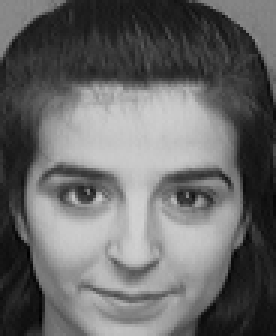
#> input picture Final Project/DATASET/ORL/s10/8.pgm, 92 x 112 px, found by its file name (shown 3 times larger); its folder holds only this picture in this run
$ python ORL_HOG_Original_Features.py   (older library calls are emulated)
#> lines starting #> are read from the running program, lines starting #| are printed output that depends on the picture
# -*- coding: utf-8 -*-
"""

@author: home
"""

import FusionWithKey as FK

import os
import cv2
import numpy as np
from matplotlib import pyplot as plt
from sklearn.metrics import classification_report, confusion_matrix, accuracy_score
#from sklearn.naive_bayes import MultinomialNB
from sklearn.metrics import roc_curve, auc
from sklearn import svm
from sklearn.multiclass import OneVsRestClassifier
import time
from scipy import interp

import csv

def hog(img):
    bin_n = 32 # Number of bins

    gx = cv2.Sobel(img, cv2.CV_32F, 1, 0)
    gy = cv2.Sobel(img, cv2.CV_32F, 0, 1)
    mag, ang = cv2.cartToPolar(gx, gy)
    bins = np.int32(bin_n*ang/(2*np.pi))    # quantizing binvalues in (0...16)
    bin_cells = bins[:10,:10], bins[10:,:10], bins[:10,10:], bins[10:,10:]
    mag_cells = mag[:10,:10], mag[10:,:10], mag[:10,10:], mag[10:,10:]
    hists = [np.bincount(b.ravel(), m.ravel(), bin_n) for b, m in zip(bin_cells, mag_cells)]
    hist = np.hstack(hists)     # hist is a 64 bit vector
    return hist


# To have all images in dataset of same size
k=112
N=92

#......Locating Database.......
main_folder_path="E:\AIP_Project\DATASET\ORL" #Th_Vis_fusion\crop_thermal"#"D:\FaceDataset\Database\IRIS_crop\\visible"   #"D:\XOR based\database" #"D:\Database\palmprint"#
main_folder_content=(os.listdir(main_folder_path))
NumberOfSub=len(main_folder_content)
S_Path=[]
for subfolderNo in range(0,NumberOfSub):
    S_Path.append(main_folder_path+'\\'+main_folder_content[subfolderNo])
sub_folder_content=[]
for subfolderNo in range(0,NumberOfSub):
    sub_folder_content.append(os.listdir(S_Path[subfolderNo]))
#> pass 2 of the loop `for subfolderNo in range(0,NumberOfSub):`:
#> pass 3 of the loop `for subfolderNo in range(0,NumberOfSub):`:
#> the loop made 4 passes; the first 3 are shown

R=len(sub_folder_content) #No. of rows sub_folder_content[][]...40
C=len(sub_folder_content[0]) #No. of cols sub_folder_content[][]...10


#


#DataMatrix
ID=[]
for x in range (0,R):  #R: number of subjects
    print('Subject: ',x+1) #C : number of samples per subject
    for y in range(0,C):
        ID.append(x)

        ImgPath=S_Path[x]+'\\'+sub_folder_content[x][y]
        Img=cv2.imread(ImgPath,0)
#> Img is the input picture: shape (112, 92); min 1, max 209, mean 104

        #plt.subplot(121),plt.imshow(Img, cmap = 'gray')
        #plt.title('Input Image'), plt.xticks([]), plt.yticks([])

        Img = np.float32(Img) / 255.0
        #Img=np.asarray(Img,dtype=np.float64)

        #print(Img.shape)
        #print(Img.shape)
        Img = cv2.resize(Img, (k,N), interpolation=cv2.INTER_CUBIC)
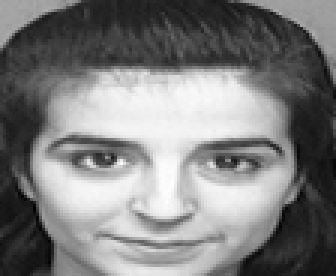
#> Img: shape (92, 112) float32 (shown 3 times larger); min -0.0034, max 0.824, mean 0.408; drawn with min black and max white

        # [4 lines of commented-out code are left out]

        '''
        # Calculate gradient
        gx = cv2.Sobel(Img, cv2.CV_32F, 1, 0, ksize=1)
        gy = cv2.Sobel(Img, cv2.CV_32F, 0, 1, ksize=1)

        # Python Calculate gradient magnitude and direction ( in degrees )
        mag, angle = cv2.cartToPolar(gx, gy, angleInDegrees=True)


        plt.subplot(131),plt.imshow(gx, cmap = 'gray')
        plt.title('gx'), plt.xticks([]), plt.yticks([])
        plt.subplot(132),plt.imshow(gy,cmap = 'gray')
        plt.title('gy'), plt.xticks([]), plt.yticks([])
        plt.subplot(133),plt.imshow(mag,cmap = 'gray')
        plt.title('mag'), plt.xticks([]), plt.yticks([])
        plt.show()


        Img=(Img.reshape(k*N,1))
        transformedFeatureVector=Img
        '''

        HogFeature=hog(Img)
#> in hog, `gx = cv2.Sobel(img, cv2.CV_32F, 1, 0)`:
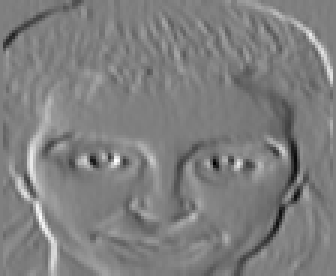
#> gx: shape (92, 112) float32 (shown 3 times larger); min -1.79, max 1.79, mean 0.00107; drawn with min black and max white
#> in hog, `gy = cv2.Sobel(img, cv2.CV_32F, 0, 1)`:
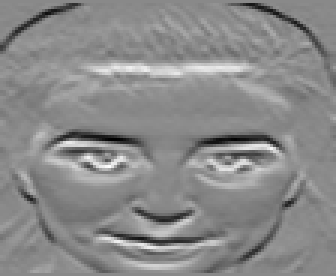
#> gy: shape (92, 112) float32 (shown 3 times larger); min -1.92, max 1.63, mean 0.00284; drawn with min black and max white
#> in hog, `mag, ang = cv2.cartToPolar(gx, gy)`:
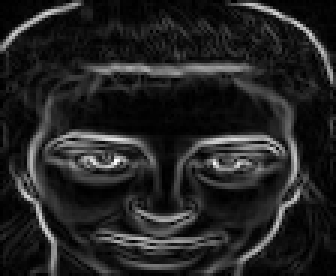
#> mag: shape (92, 112) float32 (shown 3 times larger); min 0, max 2.14, mean 0.299; drawn with min black and max white
#> in hog, `mag, ang = cv2.cartToPolar(gx, gy)`:
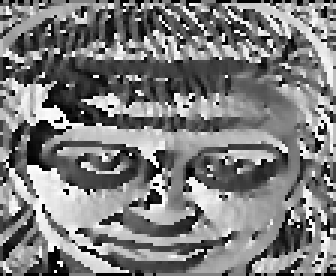
#> ang: shape (92, 112) float32 (shown 3 times larger); min 0, max 6.28, mean 3.09; drawn with min black and max white
#> in hog, `hists = [np.bincount(b.ravel(), m.ravel(), bin_n) for b, m in zip(bin_..`: hists = 4 items
#> in hog, `hist = np.hstack(hists)`: hist = 128 values, max 214 at index 104, min 0 at index 1, mean 24.08
#> HogFeature has the same summary as hist in hog
        lenHOG=len(HogFeature)
#> lenHOG = 128

        HogFeature=HogFeature.reshape(lenHOG,1)
#
#        #print(HogFeature.shape)
#        Key=KeyMat[1]
#
#        Key=Key[0:lenHOG].reshape(lenHOG,1)
#        #print(Key.shape)
#        p=3
        #transformedFeatureVector=FK.F_Key(Key,HogFeature)#,lenHOG,p)

        #print((transformedFeatureVector.shape))
        transformedFeatureVector=HogFeature
#> transformedFeatureVector has the same summary as hist in hog
        if x==0 and y==0:
            dataMatrixRG=np.column_stack((transformedFeatureVector)).T
#> dataMatrixRG has the same summary as hist in hog
        else:
            dataMatrixRG=np.column_stack((dataMatrixRG,transformedFeatureVector))
#> pass 2 of the loop `for x in range (0,R):`:
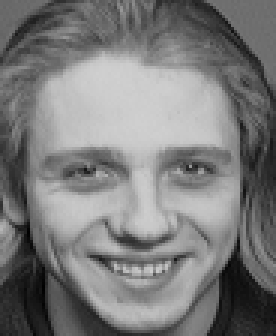
#> input picture Final Project/DATASET/ORL/s12/10.pgm, 92 x 112 px, found by its file name (shown 3 times larger)
#> Img is the input picture: shape (112, 92); min 0, max 208, mean 122.9
#> in hog (call 2), `mag, ang = cv2.cartToPolar(gx, gy)`:
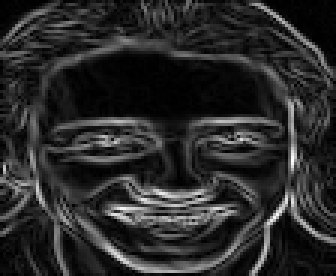
#> mag: shape (92, 112) float32 (shown 3 times larger); min 0, max 2, mean 0.336; drawn with min black and max white
#> in hog (call 2), `mag, ang = cv2.cartToPolar(gx, gy)`:
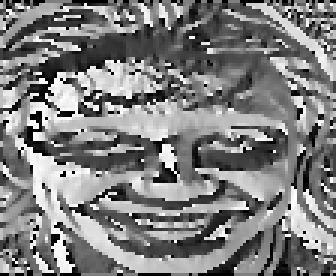
#> ang: shape (92, 112) float32 (shown 3 times larger); min 0, max 6.28, mean 3.13; drawn with min black and max white
#> hist = 128 values, max 191.4 at index 119, min 0 at index 5, mean 27.01
#> HogFeature has the same summary as hist in hog
#> transformedFeatureVector has the same summary as hist in hog
#> `dataMatrixRG=np.column_stack((dataMatrixRG,transformedFeatureVector))`: dataMatrixRG = 128 pairs, first value 0 to 214, second value 0 to 191.4
#> pass 3 of the loop `for x in range (0,R):`:
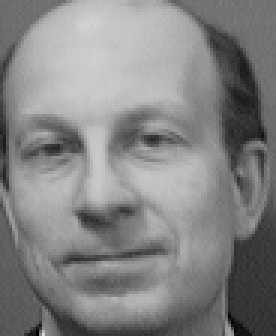
#> input picture Final Project/DATASET/ORL/s13/3.pgm, 92 x 112 px, found by its file name (shown 3 times larger)
#> Img is the input picture: shape (112, 92); min 0, max 212, mean 131.8
#> in hog (call 3), `mag, ang = cv2.cartToPolar(gx, gy)`:
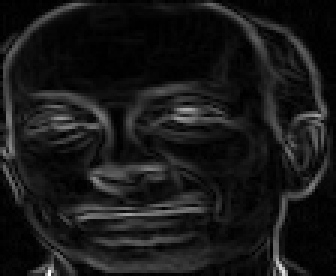
#> mag: shape (92, 112) float32 (shown 3 times larger); min 0, max 2.58, mean 0.249; drawn with min black and max white
#> in hog (call 3), `mag, ang = cv2.cartToPolar(gx, gy)`:
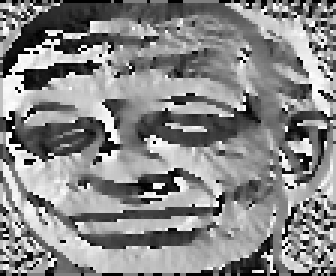
#> ang: shape (92, 112) float32 (shown 3 times larger); min 0, max 6.28, mean 3.36; drawn with min black and max white
#> hist = 128 values, max 203.4 at index 119, min 0.0173 at index 23, mean 20.06
#> HogFeature has the same summary as hist in hog
#> transformedFeatureVector has the same summary as hist in hog
#> `dataMatrixRG=np.column_stack((dataMatrixRG,transformedFeatureVector))`: dataMatrixRG = 128 rows, first 8: [0.115, 0.263, 0.237], [0, 0.0617, 0.131], [0.0134, 0.0588, 0.135], [0.0566, 0.105, 0.908], [0, 1.03, 0.275], [0.182, 0, 0.0529], [0.0464, 0.35, 0.0293], [0, 0.0187, 0.0402]
#> the loop made 4 passes; the first 3 are shown


print(dataMatrixRG.shape)
#| (128, 4)
print('\n .....Feature Extraction completed.....')


data=dataMatrixRG.T #Transpose of dataMatrix

Avg_far=[]
Avg_frr=[]
Avg_rec_rates=[]
Nfolds=C

for K in range(0,Nfolds):
    #print('\n\n------------------------------------------------------')
    #print('Fold ',K+1)
    test_data=[]
    train_data=[]

    ids_test=[]
    ids_train=[]

    cnt=0
    for i in range(0,R):
        for j in range(0,C):
            if j==K:
                test_data.append(data[cnt].astype(np.float64))
                ids_test.append(ID[cnt])
            else:
                train_data.append(data[cnt].astype(np.float64))
                ids_train.append(ID[cnt])
            cnt+=1

    test_data=((np.array(test_data)).T)
    train_data=((np.array(train_data)).T)


    X_train = train_data.T
    X_test = test_data.T
    y_train = ids_train
    y_test = ids_test


    # Learn to predict each class against the other
    classifier = OneVsRestClassifier(svm.SVC(kernel='linear', probability=True,random_state=0))
    # Fitting Naive Bayes to the Training set
    #classifier = MultinomialNB()
#> (the run stopped early here; a loop or call above may not have finished)
